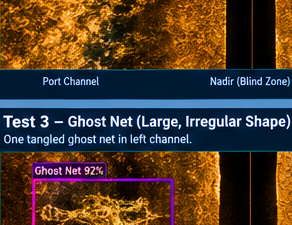
#> input picture crop_test.png, 292 x 225 px
$ python -i preprocessor.py   (imports and definitions only)
#> lines starting #> are read from the running program, lines starting #| are printed output that depends on the picture
#> further down, picture is the input picture: shape (225, 292, 3); mean B, G, R 41.7, 57.5, 74.9
"""
Sonar Preprocessing & Speckle Noise Filtering Module
Implements acoustic signal enhancement:
- Speckle noise suppression (Lee Filter, Frost Filter)
- Sonar-CLAHE (Contrast Limited Adaptive Histogram Equalization)
- Bilateral edge-preserving filtering
- Colormap conversion for hydrographic waterfall displays
"""

import cv2
import numpy as np
from typing import Tuple, Optional

class SonarPreprocessor:
    """
    Advanced preprocessor designed specifically for Side-Scan Sonar imagery.
    Suppresses acoustic speckle noise while preserving acoustic shadow edges.
    """

    def __init__(
        self,
        clahe_clip_limit: float = 2.5,
        clahe_grid_size: Tuple[int, int] = (8, 8),
        default_filter: str = "lee"
    ):
        self.clahe_clip_limit = clahe_clip_limit
        self.clahe_grid_size = clahe_grid_size
        self.clahe = cv2.createCLAHE(clipLimit=clahe_clip_limit, tileGridSize=clahe_grid_size)
        self.default_filter = default_filter

    def apply_lee_filter(
        self,
        img: np.ndarray,
        window_size: int = 5,
        noise_variance_factor: float = 0.25
    ) -> np.ndarray:
        """
        Implements the classic Lee Speckle Filter for coherent acoustic radar/sonar:
            R_hat = I_bar + W * (I - I_bar)
            W = max(0, (sigma^2 - sigma_v^2) / sigma^2)
        Preserves sharp acoustic specular returns and shadow boundaries while
        smoothing diffuse seabed speckle noise.
        """
#> called with window_size = 5, noise_variance_factor = 0.25
        if len(img.shape) == 3:
            gray = cv2.cvtColor(img, cv2.COLOR_BGR2GRAY)
        else:
            gray = img.copy()

        img_float = gray.astype(np.float32)

        # Local mean and local squared mean using box filter
        ksize = (window_size, window_size)
        mean = cv2.boxFilter(img_float, -1, ksize)
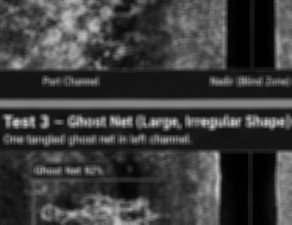
#> mean: shape (225, 292) float32; min 0, max 204.6, mean 60.9
        sqr_mean = cv2.boxFilter(img_float ** 2, -1, ksize)
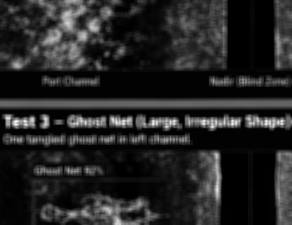
#> sqr_mean: shape (225, 292) float32; min 0, max 45882.9, mean 6734.9; drawn with min black and max white

        # Local variance: Var(X) = E[X^2] - (E[X])^2
        variance = np.maximum(sqr_mean - mean ** 2, 0.0)
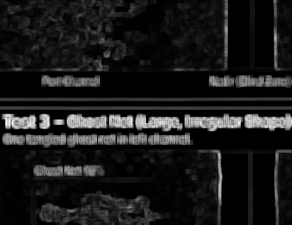
#> variance: shape (225, 292) float32; min 0, max 11316.5, mean 1182.7; drawn with min black and max white

        # Noise variance estimation proportional to local mean (multiplicative speckle model)
        noise_var = (noise_variance_factor * mean) ** 2
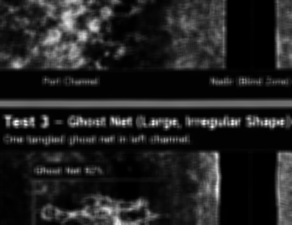
#> noise_var: shape (225, 292) float32; min 0, max 2616.3, mean 347; drawn with min black and max white

        # Weight factor W
        weight = np.maximum(0.0, (variance - noise_var) / (variance + 1e-6))
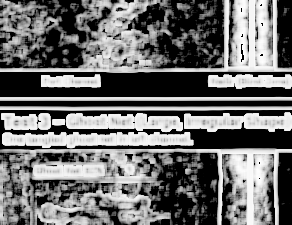
#> weight: shape (225, 292) float32; min 0, max 0.997, mean 0.434
        weight = np.clip(weight, 0.0, 1.0)

        # Filtered output
        filtered = mean + weight * (img_float - mean)
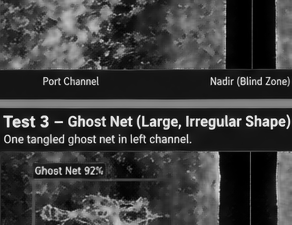
#> filtered: shape (225, 292) float32; min 0, max 245.3, mean 60.5
        return np.clip(filtered, 0, 255).astype(np.uint8)

    # [29 lines left out: function apply_frost_filter, not called in this run]

    def apply_clahe(self, gray_img: np.ndarray) -> np.ndarray:
        """
        Applies Contrast-Limited Adaptive Histogram Equalization (CLAHE).
        Prevents over-amplification of acoustic noise while revealing subtle
        debris contours in dark seabed basins and shadow margins.
        """
        if len(gray_img.shape) == 3:
            gray_img = cv2.cvtColor(gray_img, cv2.COLOR_BGR2GRAY)
        return self.clahe.apply(gray_img)
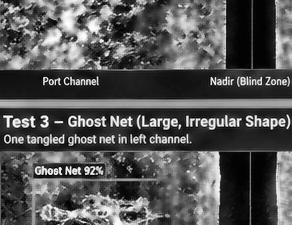
#> returned value: shape (225, 292); min 1, max 254, mean 84.7

    def denoise_and_enhance(
        self,
        sonar_img: np.ndarray,
        filter_type: Optional[str] = None
    ) -> Tuple[np.ndarray, np.ndarray]:
        """
        Full two-stage acoustic pipeline:
        Stage 1: Physics-based Speckle Denoising (Lee or Frost)
        Stage 2: Sonar-CLAHE Dynamic Range Balancing

        Returns:
            denoised_raw: Denoised grayscale image
            enhanced: Denoised + CLAHE enhanced image
        """
        choice = filter_type or self.default_filter

        if len(sonar_img.shape) == 3:
            gray = cv2.cvtColor(sonar_img, cv2.COLOR_BGR2GRAY)
        else:
            gray = sonar_img.copy()

        # Step 1: Denoise
        if choice.lower() == "frost":
            denoised = self.apply_frost_filter(gray)
        elif choice.lower() == "bilateral":
            denoised = cv2.bilateralFilter(gray, 7, 50, 50)
        else:
            denoised = self.apply_lee_filter(gray)

        # Step 2: Adaptive Enhancement
        enhanced = self.apply_clahe(denoised)

        return denoised, enhanced

    # [37 lines left out: function apply_sonar_colormap, not called in this run]

>>> import cv2
>>> picture = cv2.imread('../../crop_test.png')
>>> result = SonarPreprocessor().denoise_and_enhance(picture)

$ run again, on Bone.png
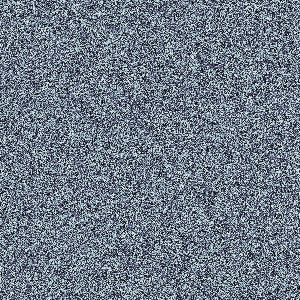
#> input picture Bone.png, 300 x 300 px
#> picture is the input picture: shape (300, 300, 3); mean B, G, R 135.2, 122, 111.2
#> in apply_lee_filter, `weight = np.maximum(0.0, (variance - noise_var) / (variance + 1e-6))`:
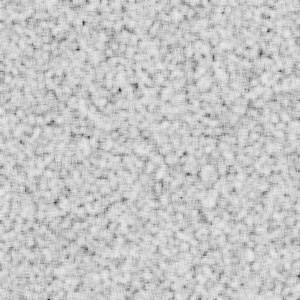
#> weight: shape (300, 300) float32; min 0.0934, max 0.929, mean 0.782
#> in apply_clahe, `return self.clahe.apply(gray_img)`:
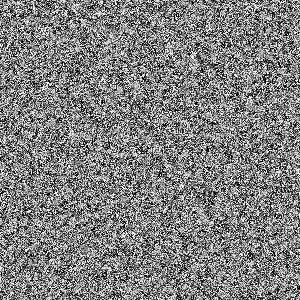
#> returned value: shape (300, 300); min 0, max 255, mean 128.2

$ run again, on Ocean.png
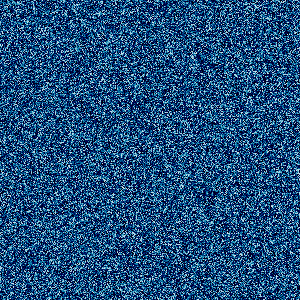
#> input picture Ocean.png, 300 x 300 px
#> picture is the input picture: shape (300, 300, 3); mean B, G, R 124.2, 77.4, 31.1
#> in apply_lee_filter, `weight = np.maximum(0.0, (variance - noise_var) / (variance + 1e-6))`:
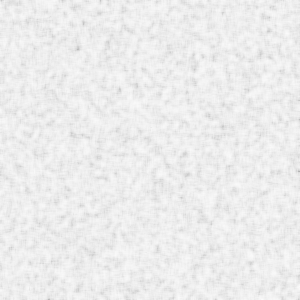
#> weight: shape (300, 300) float32; min 0.697, max 0.984, mean 0.929
#> in apply_clahe, `return self.clahe.apply(gray_img)`:
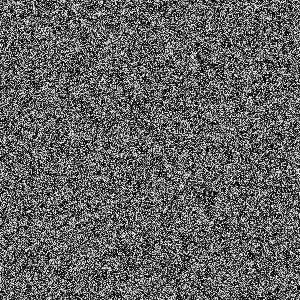
#> returned value: shape (300, 300); min 1, max 249, mean 98.7
